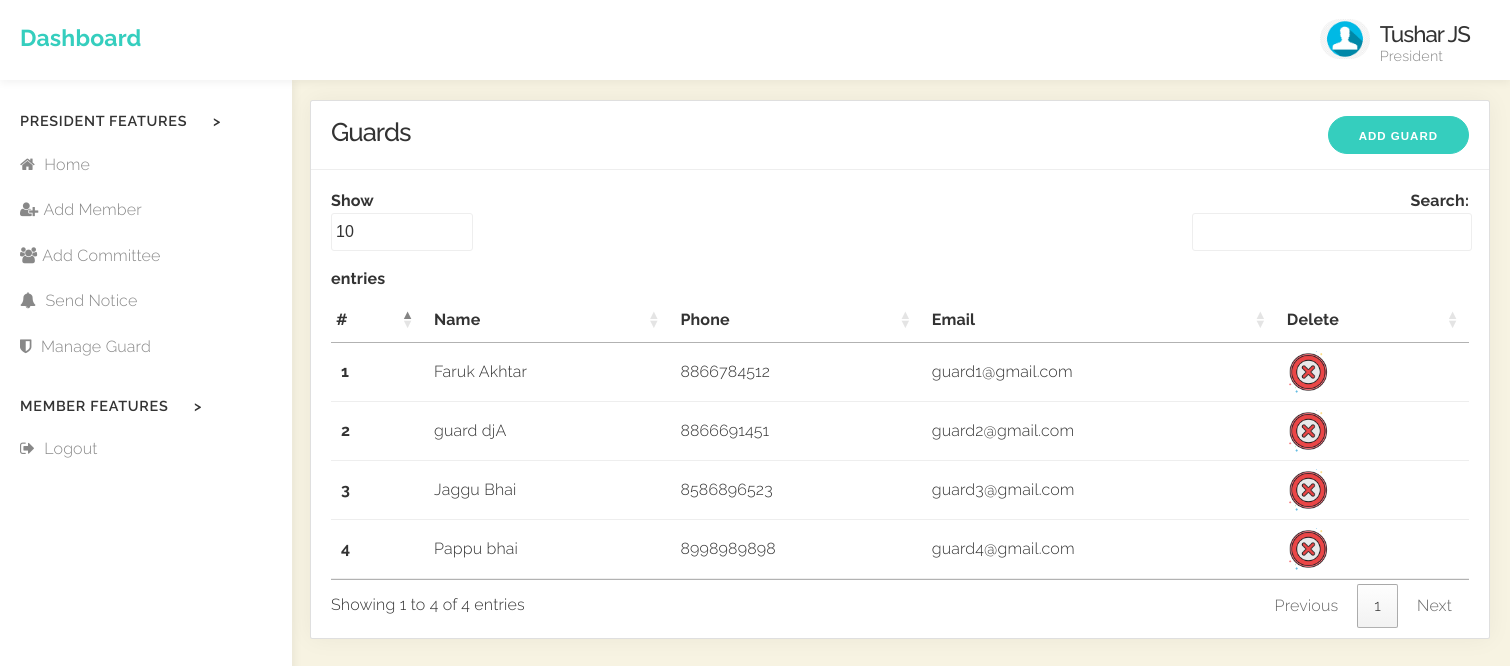
The app's page /President/Manage_Guard.php (signed in) with its own data.
### tables this page shows
CREATE TABLE `tbl_member` (
  `mid` int(6) NOT NULL,
  `sid` int(6) NOT NULL,
  `mname` varchar(20) NOT NULL,
  `phone` varchar(10) NOT NULL,
  `wing` char(2) NOT NULL,
  `flat` int(6) NOT NULL,
  `image` varchar(150) NOT NULL,
  `email` varchar(250) NOT NULL,
  `password` varchar(32) NOT NULL,
  `member_type` varchar(12) NOT NULL,
  `is_approved` varchar(10) NOT NULL DEFAULT 'pending',
  `date_registered` datetime NOT NULL DEFAULT current_timestamp()
);

### President/Manage_Guard.php (the view, shortened to what this page needs)
<?php
include_once 'President_Dashboard.php';
include_once '../validation.php';
?>
<!DOCTYPE html>
<html lang="en">
<head>
    <link rel="stylesheet" href="https://maxcdn.bootstrapcdn.com/bootstrap/4.5.2/css/bootstrap.min.css">
    <link href="https://cdnjs.cloudflare.com/ajax/libs/toastr.js/2.0.1/css/toastr.css" rel="stylesheet" />
    <link href="//cdn.datatables.net/1.10.24/css/jquery.dataTables.min.css" rel="stylesheet" type="text/css" />
    <link rel="stylesheet" type="text/css" href="https://cdn.datatables.net/1.10.15/css/jquery.dataTables.css">
    <link rel="stylesheet" href="../css/font-awesome.min.css">
    <link rel="stylesheet" href="../css/normalize.css">
    <link rel="stylesheet" href="../css/milligram.min.css">
    <link rel="stylesheet" href="../css/styles.css">
</head>
<body>
    <?php
    $s = $_SESSION['socid'];
    $result = mysqli_query($conn, "SELECT mid,mname,phone,email,image From tbl_member where member_type='Guard' and sid='$s' and is_approved='Approved'");  ?>
    <div class="row grid-responsive" id="tbl">
        <div class="column ">
            <div class="card">
                <div class="card-title">
                    <button type="button" id="btnAdd_Guard_out" data-toggle="modal" data-target="#exampleModal" style="float: right; margin-bottom:0px;">Add Guard</button>
                    <h3>Guards</h3>
                </div>
                <div class="card-block">
                    <table id="UserTable">
                        <thead>
                            <tr>
                                <th scope="col" style="padding-left: 5px;">#</th>
                                <th>Name</th>
                                <th>Phone</th>
                                <th>Email</th>
                                <th>Delete</th>
                            </tr>
                        </thead>
                        <tbody>
                            <?php
                            $i = 1;
                            while ($data = mysqli_fetch_array($result)) {
                            ?>
                                <tr>
                                    <th scope="row" style="padding-left: 10px;"><?php echo $i; ?></th>
                                    <td><?php echo $data['mname']; ?></td>
                                    <td><?php echo $data['phone']; ?></td>
                                    <td><?php echo $data['email']; ?></td>
                                    <td><a href='javascript:void(0)' onclick='del_guard(<?php echo $data['mid'] ?>)'><img src="../Image/reject.png" style="width:42px;height:42px;"></a></td>
                                <?php $i++;
                            } ?>
                                </tr>
                        </tbody>
                    </table>
                </div>
            </div>
        </div>
    </div>
</body>
</html>

### css/styles.css (style rules this page uses)
body { background: #f9f9f9; height: 100%; overflow-x: hidden; font-size: 1.6em; font-family: "Open Sans", "Helvetica Neue", Helvetica, Arial, sans-serif; color: #333; }
h1, h2, h3, h4, h5, h6 { font-weight: 500; letter-spacing: -.1rem; margin-bottom: 2.0rem; margin-top: 0; }
h3 { font-size: 1.6em; }
a { color: #35cebe; }
td, th { border-bottom: 0.1rem solid #eee; }
.button, button, input[type='button'], input[type='reset'], input[type='submit'] { background-color: #35cebe; border: 0.1rem solid #35cebe; border-radius: 499rem; font-size: 1.15rem; }
.card { background: #fff; box-shadow: 0px 0px 25px rgba(0, 0, 0, 0.05); margin-bottom: 2.2rem; }
.card .card-title { border-bottom: 1px solid #eee; padding: 15px 20px; }
.card .card-title h1, .card .card-title h2, .card .card-title h3, .card .card-title h4, .card .card-title h5, .card .card-title h6 { margin: 0; padding: 0; }
.card .card-block { padding: 10px 20px; }

### President/President_Dashboard.php (style rules this page uses)
* { font-family:Raleway; }

### President/Manage_Guard.php (style rules this page uses)
#tbl { margin-left: 300px; margin-top: 100px; width: 1200px; }
body { background-color: #f7f2dfe7; }
body { font-family: Raleway; }

### records on screen
tbl_member: mname "Faruk Akhtar", phone "8866784512", email "guard1@gmail.com"
tbl_member: mname "guard djA", phone "8866691451", email "guard2@gmail.com"
tbl_member: mname "Jaggu Bhai", phone "8586896523", email "guard3@gmail.com"
tbl_member: mname "Pappu bhai", phone "8998989898", email "guard4@gmail.com"

### other values on screen
$_SESSION['mname'] "Tushar JS"
